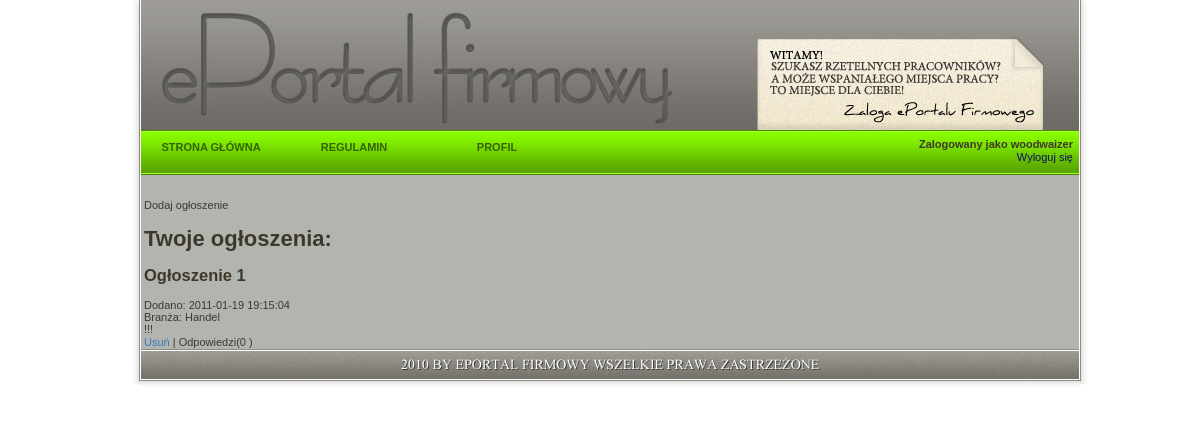
Page / (signed in) on the earlier database version.
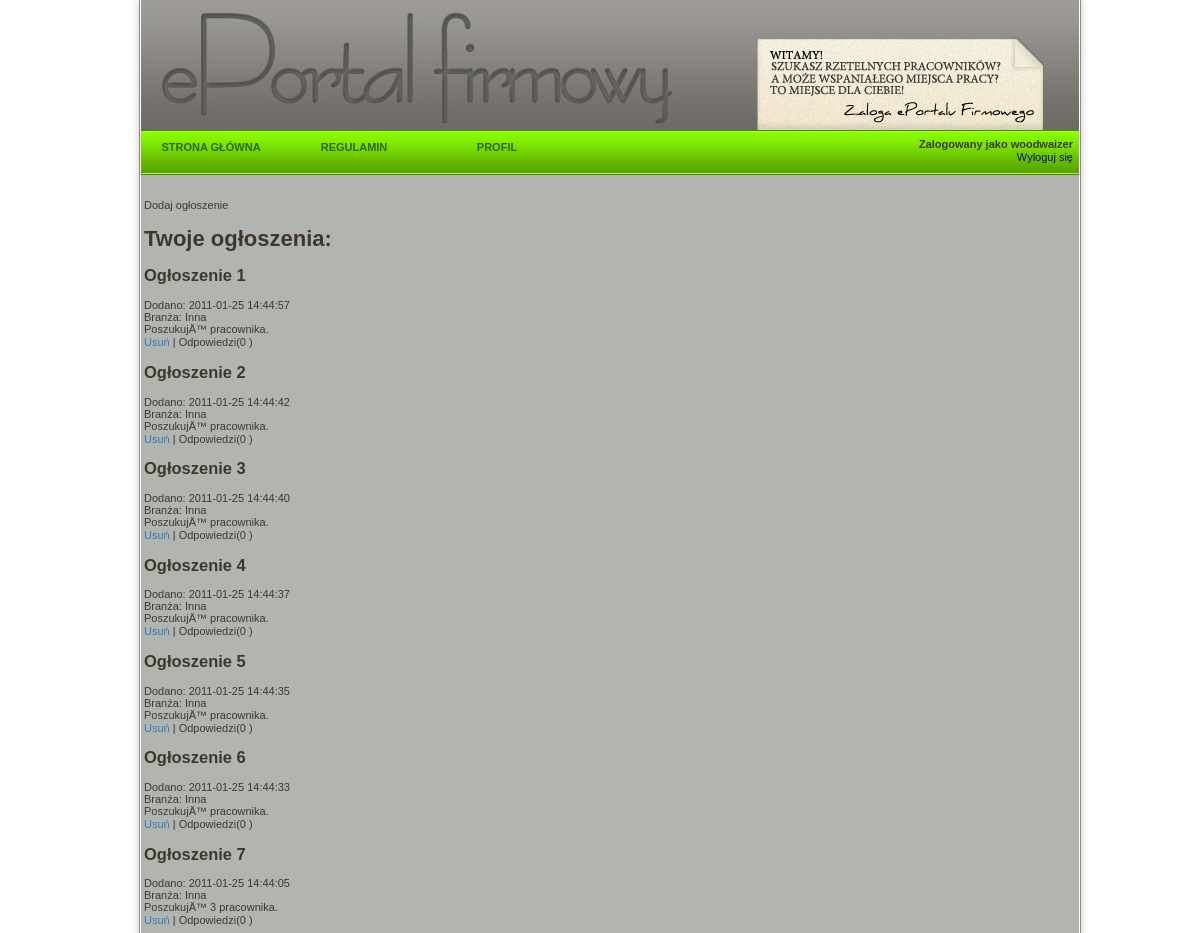
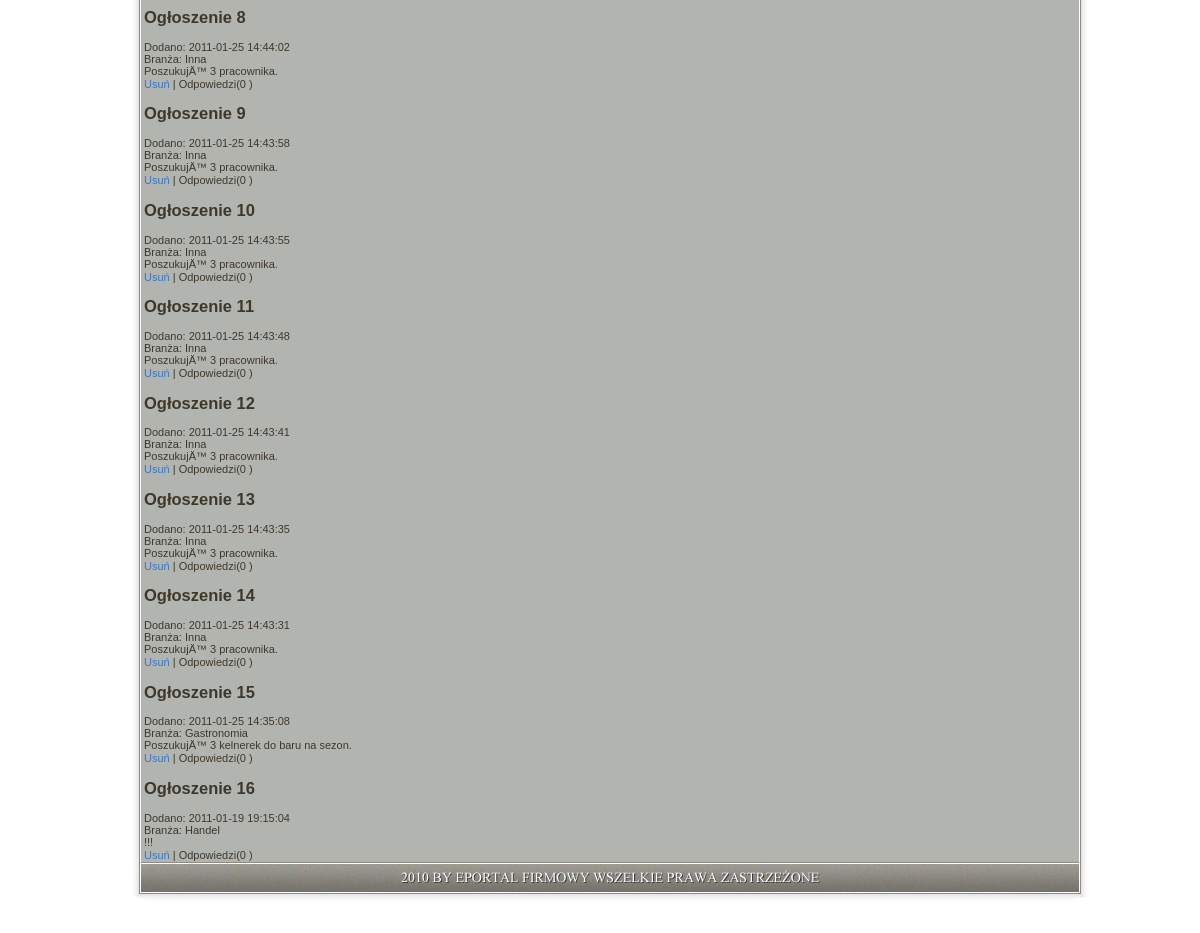
Same page on the later database version (2 pictures, top to bottom).
### tables this page shows
CREATE TABLE IF NOT EXISTS `ogloszenie` (
  `id` int(11) NOT NULL AUTO_INCREMENT,
  `id_firmy` int(11) NOT NULL,
  `branza_id` int(20) NOT NULL,
  `tresc` text,
  `dodano` timestamp NOT NULL DEFAULT CURRENT_TIMESTAMP,
  PRIMARY KEY (`id`)
);

CREATE TABLE IF NOT EXISTS `branza` (
  `branza_id` int(11) NOT NULL AUTO_INCREMENT,
  `branza_nazwa` varchar(20) NOT NULL,
  PRIMARY KEY (`branza_id`)
);

### ogloszenia.php (the view, shortened to what this page needs)
<?php
if (isset($_SESSION['id_obecne'])) {
    if( $_SESSION['typ'] == 'f') {
       $id_obecne=$_SESSION['id_obecne'];
        $dbc = mysqli_connect(DB_HOST, DB_USER, DB_PASSWORD, DB_NAME) or die ('błąd bazy');
        ?>
        <a id="add_oglo_wypisz"> Dodaj ogłoszenie </a>
       <br/>
           <?php
           $query = "SELECT * FROM ogloszenie,branza WHERE id_firmy = '$id_obecne' AND ogloszenie.branza_id = branza.branza_id ORDER BY dodano DESC ";
	$result = mysqli_query($dbc, $query);
	$licznik=1;
                ?>
        <h1> Twoje ogłoszenia: </h1>
        <div id="oglo_lista">
        <?php
        while ($row = mysqli_fetch_array($result)) {
        $id = $row['id'];
	$branza = $row['branza_nazwa'];
        $dodano = $row['dodano'];
        $tresc = $row['tresc'];
        ?>
            <h2>Ogłoszenie <?php echo $licznik; $licznik++?></h2>
            Dodano: <?php echo $dodano; ?><br/>
            Branża: <?php echo $branza; ?><br/>
            <?php echo $tresc; ?><br/>
            <?php
             $query2 = "SELECT *,COUNT(*) FROM odp, pracownik WHERE ogl_id='$id' AND pracownik_id=pracownik.id ORDER BY data DESC";
             $result2 = mysqli_query($dbc, $query2);
             $row2 = mysqli_fetch_array($result2);
            $ile = $row2['COUNT(*)'];
            ?>
            <a href="delete_oglo.php?id=<?php echo $id; ?>" onclick="sprawdz(event,this,'')" >Usuń</a> | <a onclick='odpowiedzi("<?php echo $id; ?>")'> Odpowiedzi(<?php echo $ile;?> ) </a>
        <?php
         } ?>
         </div><?php
            ?>Narazie brak.<?php
    }
}
?>

### header.php (shortened to what this page needs)
<!DOCTYPE html>
<html>
    <head>
        <link rel="stylesheet" type="text/css" href="styles.css" />
    </head>
    <body>
        <table id="tabela" cellspacing="0">
            <tr>
                <td CLASS="top">
                    <div style="z-index:1; left:41px; top:130px; position: absolute;">
                        <ul>
                            <li>
                                <a href="index.php">STRONA GŁÓWNA</a>
                            </li>
                        </ul>
                    </div>
                    <div style="z-index:1; left:184px; top:130px; position: absolute;">
                        <ul>
                            <li>
                                <a href="regulamin.php">REGULAMIN</a>
                            </li>
                        </ul>
                    </div>
                    <?php
                    if (isset($_SESSION['id_obecne'])) {
                    ?>
                        <div style="z-index:1; left:327px; top:130px; position: absolute;">
                            <ul>
                                <li>
                                    <a href="profil.php">PROFIL</a>
                                </li>
                            </ul>
                        </div>
                    <?php
                    }
                    ?>
                    <div <?php if (!isset($_SESSION['id_obecne']))
                        echo "id='log'"; else
                        echo "id='log2'"; ?> >
                        <?php
                        if (!isset($_SESSION['id_obecne'])) {
                        ?>
                            <form method='POST' action="login3.php" >
                                <input type="text" id="login_log" name="login_log" value="<?php echo $_SESSION['login_tmp']; ?>"/>
                                <input type="password" id="haslo_log" name="haslo_log" />
                                <input type="submit" id="submit" name="submit" value=" " />
                            </form>
                        <?php
                            $_SESSION['login_tmp'] = '';
                        } else
                            echo '<p class="ok" >' . $_SESSION['ok'] . ' Zalogowany jako ' . $_SESSION['do_wyswietlenia'] . '<br/><a href="logout.php">Wyloguj się</a> </p>';
                        ?>
                    </div>
                </td>
            </tr>

### index.php (shortened to what this page needs)
<?php
	require_once('header.php');
?>
			 <td CLASS="content" STYLE="padding-right: 44px; padding-left: 44px">
                        <br/>
			<br/>
			 <?php
				if (isset($_SESSION['id_obecne'])) {
                                    if ($_SESSION['typ'] == 'f') {
                                        require_once('ogloszenia.php');
                                    }
                                    else {
                                        require_once('show_ogloszenia.php');
                                    }
			?>
			<?php
					}
			?>
			</td>

### styles.css (style rules this page uses)
body, textarea { font-family: georgia, sans-serif; color:#3e382c; font-size: 11px; background-color: #ffffff; }
#tabela { vertical-align:center; position: absolute; left:100px; top: 0px; width:1020px; }
#tabela td, #tabela tr { margin: 0x; padding: 0px; }
a:link, a:visited, a:active { text-decoration:none; line-height: 14px; color:#3978bf; font-family: georgia, sans-serif; font-size: 11px; }
.top ul, .top ul li { display: block; list-style: none; margin: 0; padding: 0; }
.top ul { position: absolute; }
.top ul li { float: left; border: 0px #a3ff35; }
.top ul a:link, .top ul a:visited { text-decoration: none; display: block; width: 140px; height: 43px; text-align: center; padding: 10px 0; font-weight: bold; background-color: #88fb00 url('img/ehe.jpg'); color: #346401; border-top: 0px solid #a3ff35; }
.top { height: 175px; width: 1020px; text-align: justify; padding: 0px; background:#ffffff url('img/head2.jpg'); }
.content { width: 1020px; text-align: justify; padding-top:25px; padding-bottom: 400px; background:#ffffff url('img/02.jpg'); }
.ending { height: 71px; width: 1020px; text-align: left; padding-left: 0px; padding-bottom: 0px; background: #ffffff url('img/stopka.jpg'); }
#log2 { height: 41px; width: 463px; position: absolute; top: 127px; left:515px; }
.ok { text-align:right; padding-right:5px; color:inherit; font-weight:bold; }
.ok a { color:#0b0f68; font-weight:normal; }

Differences in the rows shown:
added ogloszenie: dodano "2011-01-25 14:44:57", branza.branza_nazwa "Inna", tresc "PoszukujÄ™ pracownika.", ile "0"
added ogloszenie: dodano "2011-01-25 14:44:42", branza.branza_nazwa "Inna", tresc "PoszukujÄ™ pracownika.", ile "0"
added ogloszenie: dodano "2011-01-25 14:44:40", branza.branza_nazwa "Inna", tresc "PoszukujÄ™ pracownika.", ile "0"
added ogloszenie: dodano "2011-01-25 14:44:37", branza.branza_nazwa "Inna", tresc "PoszukujÄ™ pracownika.", ile "0"
added ogloszenie: dodano "2011-01-25 14:44:35", branza.branza_nazwa "Inna", tresc "PoszukujÄ™ pracownika.", ile "0"
added ogloszenie: dodano "2011-01-25 14:44:33", branza.branza_nazwa "Inna", tresc "PoszukujÄ™ pracownika.", ile "0"
added ogloszenie: dodano "2011-01-25 14:44:05", branza.branza_nazwa "Inna", tresc "PoszukujÄ™ 3 pracownika.", ile "0"
added ogloszenie: dodano "2011-01-25 14:44:02", branza.branza_nazwa "Inna", tresc "PoszukujÄ™ 3 pracownika.", ile "0"
added ogloszenie: dodano "2011-01-25 14:43:58", branza.branza_nazwa "Inna", tresc "PoszukujÄ™ 3 pracownika.", ile "0"
added ogloszenie: dodano "2011-01-25 14:43:55", branza.branza_nazwa "Inna", tresc "PoszukujÄ™ 3 pracownika.", ile "0"
added ogloszenie: dodano "2011-01-25 14:43:48", branza.branza_nazwa "Inna", tresc "PoszukujÄ™ 3 pracownika.", ile "0"
added ogloszenie: dodano "2011-01-25 14:43:41", branza.branza_nazwa "Inna", tresc "PoszukujÄ™ 3 pracownika.", ile "0"
added ogloszenie: dodano "2011-01-25 14:43:35", branza.branza_nazwa "Inna", tresc "PoszukujÄ™ 3 pracownika.", ile "0"
added ogloszenie: dodano "2011-01-25 14:43:31", branza.branza_nazwa "Inna", tresc "PoszukujÄ™ 3 pracownika.", ile "0"
added ogloszenie: dodano "2011-01-25 14:35:08", branza.branza_nazwa "Gastronomia", tresc "PoszukujÄ™ 3 kelnerek do baru na sezon.", ile "0"
